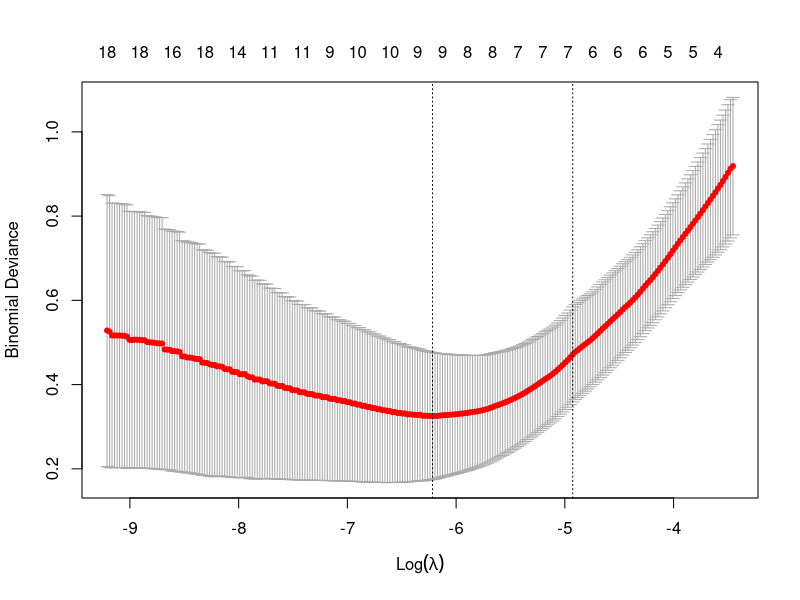
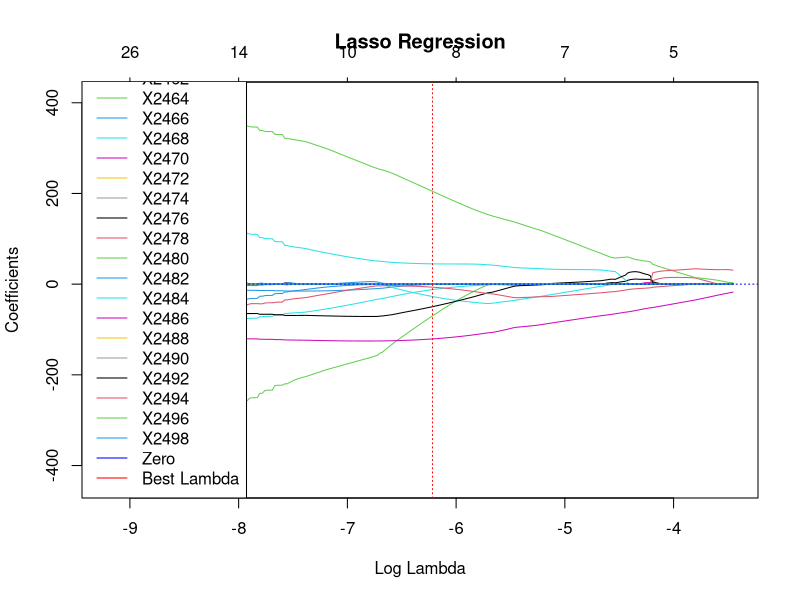

The R script that drew these images, in order:
## ---- chunk 1
knitr::opts_chunk$set(echo = TRUE)
rm(list=ls()); graphics.off()
## ---- chunk 2
# Load the dataset
cookies_data <- read.csv(file = "cookies.csv", header = TRUE)
# Create the binary target variable YBin
YBin <- as.numeric(cookies_data$fat > median(cookies_data$fat))

# Computation (mean, standard deviation, minimum and maximum)
cookies_data$mean <- rowMeans(cookies_data[, 2:701])
cookies_data$stDev <- apply(cookies_data[, 2:701], 1, sd)
cookies_data$min <- apply(cookies_data[, 2:701], 1, min)
cookies_data$max <- apply(cookies_data[, 2:701], 1, max)

# Computation (slope)
# Function: compute_slope
# @param: spectrum_values of a cookie (here, column 2 to 701)
# @return: slope of the spectrum curve for a cookie
compute_slope <- function(spectrum_values) {
  pos <- 1:length(spectrum_values)
  lm_model <- lm(spectrum_values ~ pos)
  slope <- coef(lm_model)[2]
  return(slope)
}

cookies_data$slope <- apply(cookies_data[, 2:701], 1, compute_slope) 

# Create a data frame with features and target variable
cookies_features_data <- data.frame(
  YBin = YBin,
  mean = cookies_data$mean,
  stDev = cookies_data$stDev,
  min = cookies_data$min,
  max = cookies_data$max,
  slope = cookies_data$slope
)

head(cookies_features_data)
print(YBin)
## ---- chunk 3
# Fit logistic regression model
model <- glm(YBin ~ ., data = cookies_features_data, family = "binomial")

# Display the summary of the model
summary(model)
## ---- chunk 4
n <- nrow(cookies_features_data)
ind <- sample(n)
tab <- cookies_features_data[ind, ]
K <- 4
lblock <- trunc(n/K)
predictions <- c()
true_values <- tab$YBin
for (k in (1:K)) {
  indk <- ((k-1) * lblock + 1):(k * lblock);
  tabTrain <- tab[-indk, ];
  modTrain <- glm(YBin ~ . , data = tabTrain, family = "binomial");
  testk <- predict.glm(modTrain, newdata = tab[indk, ], type = "response");
  predk <- ifelse(testk > 0.5, 1, 0);
  predictions <- c(predictions, predk);
}

table(true_values, predictions)

## ---- chunk 5
print(paste("Accuracy:", round(mean(true_values == predictions), 2)))
print(paste("Error rate:", round(mean(true_values != predictions), 2)))
## ---- chunk 6
cor(cookies_features_data[, -1])
## ---- chunk 7
# Load the dataset
cookies_data <- read.csv(file = "cookies.csv", header = TRUE)

# Create the binary target variable YBin
YBin <- as.numeric(cookies_data$fat > median(cookies_data$fat))

# Spectra as predictors (without fat column)
spectra_predictors <- cookies_data[, 2:701]
# Add the YBin column to the predictors
spectra_predictors$YBin <- YBin

head(spectra_predictors$YBin)
## ---- chunk 8
# Load the glmnet package
library(glmnet)

# Convert predictors and response to matrix format
X <- as.matrix(spectra_predictors[, -ncol(spectra_predictors)])  # Exclude the YBin column
y <- spectra_predictors$YBin

# Fit regularized logistic regression model (L1 penalty)
lambdas <- 10^seq(-4, -1.5, 0.01)
cv_model_lasso <- cv.glmnet(X, y, family = "binomial", alpha = 1, lambda = lambdas)

# Display the optimal lambda
best_lambda_lasso <- cv_model_lasso$lambda.min
cat("Optimal lambda for Lasso:", best_lambda_lasso, "\n")
lasso_model <- glmnet(X, y, family = "binomial", alpha = 1, lambda = best_lambda_lasso)
print(lasso_model)

plot(cv_model_lasso)
print(cv_model_lasso)

non_zero_coefficients <- (lasso_model$beta[which(lasso_model$beta != 0)])
non_zero_spectra <- (colnames(X)[which(lasso_model$beta != 0)])
data.frame(non_zero_spectra, non_zero_coefficients)

## ---- chunk 9
plot(cv_model_lasso$glmnet.fit, xvar = "lambda", main="Lasso Regression")
abline(h = 0, col = "blue", lty = 3)
abline(v = log(best_lambda_lasso), col = "red", lty = 3)
legend("bottomleft", legend = c(colnames(X), "Zero", "Best Lambda"), col = c(1:700, "blue", "red"), lty = 1)
## ---- chunk 10
best_model_lasso <- glmnet(X, y, family = "binomial", alpha = 1, lambda = best_lambda_lasso)

print(best_model_lasso)
## ---- chunk 11
n <- nrow(spectra_predictors)
ind <- sample(n)
tab <- spectra_predictors[ind, ]
K <- 4
lblock <- trunc(n/K)
predictions <- c()
true_values <- tab$YBin
for (k in (1:K)) {
  indk <- ((k-1) * lblock + 1):(k * lblock);
  tabTrain <- tab[-indk, ];
  formula <- as.formula(paste("YBin ~ ", paste(non_zero_spectra, collapse = " + ")))
  modTrain <- glm(formula, data = tabTrain, family = "binomial");
  testk <- predict.glm(modTrain, newdata = tab[indk, ], type = "response");
  predk <- ifelse(testk > 0.5, 1, 0);
  predictions <- c(predictions, predk);
}

table(true_values, predictions)
## ---- chunk 12
print(paste("Accuracy:", round(mean(predictions == true_values), 2)))
print(paste("Error rate:", round(mean(predictions != true_values), 2)))
